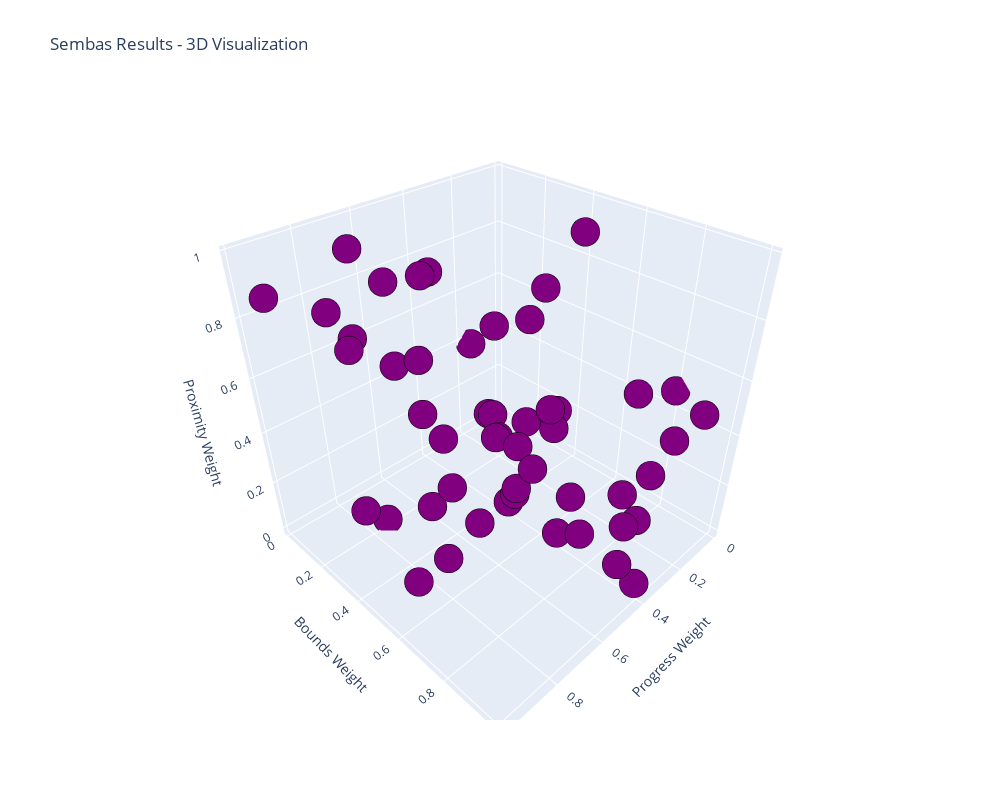
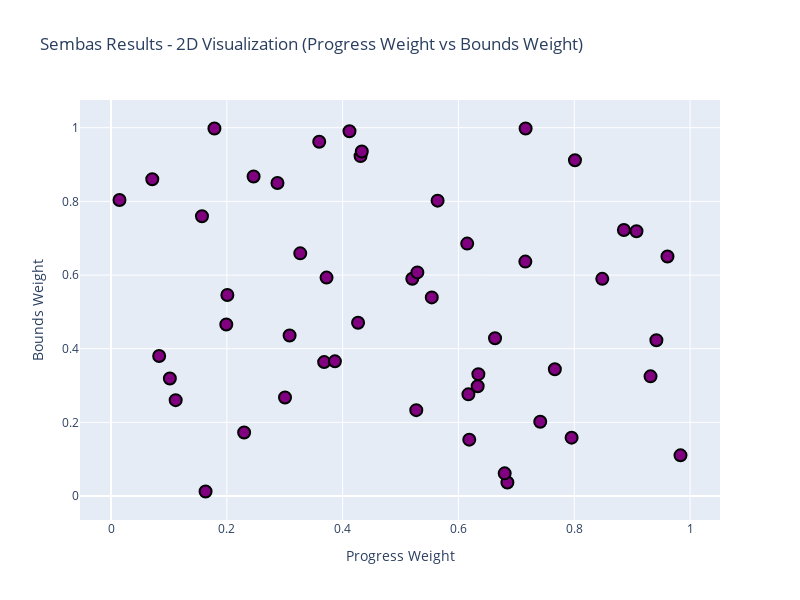
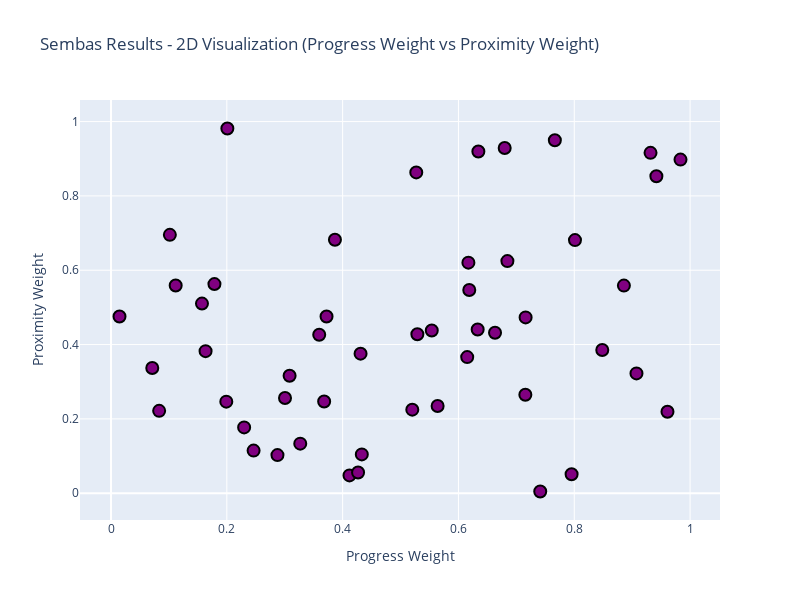
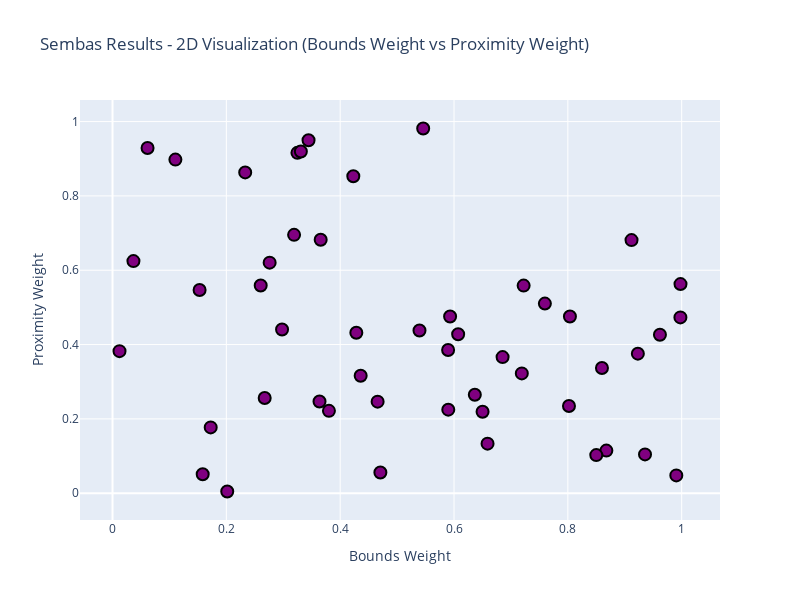

Source (notebook cell) for these figures, in order:
### Code cell
import json
import plotly.graph_objects as go

def plot_sembas_results(file):
    """
    Simple 3D scatter plot using Plotly - automatically loads results.json
    """
    # Load data from JSON file
    with open(file, 'r') as f:
        data = json.load(f)
    
    coords = data["requests"]
    results = data["results"]
    
    # Extract coordinates
    x = [pt[0] for pt in coords]
    y = [pt[1] for pt in coords]
    z = [pt[2] for pt in coords]
    
    # Create color mapping (0 = red/failed, 1 = blue/successful)
    colors = [1 if res else 0 for res in results]
    
    # Create 3D scatter plot
    fig = go.Figure(data=[go.Scatter3d(
        x=x,
        y=y,
        z=z,
        mode='markers',
        marker=dict(
            size=10,
            color=colors,
            colorscale=[[0, 'red'], [1, 'blue']],
            opacity=1.0,
            line=dict(width=2, color='black')
        ),
        text=[f'Point {i+1}<br>{"Successful" if res else "Failed"}<br>({x[i]:.2f}, {y[i]:.2f}, {z[i]:.2f})'
              for i, res in enumerate(results)],
        hoverinfo='text'
    )])
    
    # Update layout
    fig.update_layout(
        title='Sembas Results - 3D Visualization',
        scene=dict(
            xaxis_title='Progress Weight',
            yaxis_title='Bounds Weight',
            zaxis_title='Proximity Weight'
        ),
        width=1000,
        height=800
    )
    
    fig.show()

def plot_sembas_2d(file, dim1=0, dim2=1):
    """
    2D scatter plot using Plotly - extract 2 dimensions of your choosing
    
    Parameters:
    file: JSON file path
    dim1: First dimension index (0=Progress Weight, 1=Bounds Weight, 2=Proximity Weight)
    dim2: Second dimension index (0=Progress Weight, 1=Bounds Weight, 2=Proximity Weight)
    """
    # Load data from JSON file
    with open(file, 'r') as f:
        data = json.load(f)
    
    coords = data["requests"]
    results = data["results"]
    
    # Dimension labels
    dim_labels = ['Progress Weight', 'Bounds Weight', 'Proximity Weight']
    
    # Validate dimension indices
    if dim1 not in [0, 1, 2] or dim2 not in [0, 1, 2]:
        raise ValueError("Dimension indices must be 0, 1, or 2")
    
    if dim1 == dim2:
        raise ValueError("Dimension indices must be different")
    
    # Extract chosen dimensions
    x = [pt[dim1] for pt in coords]
    y = [pt[dim2] for pt in coords]
    
    # Create color mapping (0 = red/failed, 1 = blue/successful)
    colors = [1 if res else 0 for res in results]
    
    # Create 2D scatter plot
    fig = go.Figure(data=[go.Scatter(
        x=x,
        y=y,
        mode='markers',
        marker=dict(
            size=12,
            color=colors,
            colorscale=[[0, 'red'], [1, 'blue']],
            opacity=1.0,
            line=dict(width=2, color='black')
        ),
        text=[f'Point {i+1}<br>{"Successful" if res else "Failed"}<br>{dim_labels[dim1]}: {x[i]:.2f}<br>{dim_labels[dim2]}: {y[i]:.2f}'
              for i, res in enumerate(results)],
        hoverinfo='text'
    )])
    
    # Update layout
    fig.update_layout(
        title=f'Sembas Results - 2D Visualization ({dim_labels[dim1]} vs {dim_labels[dim2]})',
        xaxis_title=dim_labels[dim1],
        yaxis_title=dim_labels[dim2],
        width=800,
        height=600,
        showlegend=False
    )
    
    fig.show()

if __name__ == "__main__":
    # Example usage:

    file = 'vector_collision_test.json' # Volume: 0.11426562679262726, points: 990
    plot_sembas_results(file)  # 3D plot
    
    # 2D plots - choose any two dimensions:
    plot_sembas_2d(file, dim1=0, dim2=1)  # Progress vs Bounds
    plot_sembas_2d(file, dim1=0, dim2=2)  # Progress vs Proximity
    plot_sembas_2d(file, dim1=1, dim2=2)  # Bounds vs Proximity

### Figure 1 — Plotly figure (JSON) as saved in the notebook; plotly's stock layout.template omitted (floating-point values rounded to 4 significant figures)
{"data": [{"hoverinfo": "text", "marker": {"color": [1, 1, 1, 1, 1, 1, 1, 1, 1, 1, 1, 1, 1, 1, 1, 1, 1, 1, 1, 1, 1, 1, 1, 1, 1, 1, 1, 1, 1, 1, 1, 1, 1, 1, 1, 1, 1, 1, 1, 1, 1, 1, 1, 1, 1, 1, 1, 1, 1, 1], "colorscale": [[0, "red"], [1, "blue"]], "line": {"color": "black", "width": 2}, "opacity": 1, "size": 10}, "mode": "markers", "text": ["Point 1<br>Successful<br>(0.62, 0.15, 0.55)", "Point 2<br>Successful<br>(0.43, 0.92, 0.38)", "Point 3<br>Successful<br>(0.63, 0.30, 0.44)", "Point 4<br>Successful<br>(0.62, 0.28, 0.62)", "Point 5<br>Successful<br>(0.56, 0.80, 0.23)", "Point 6<br>Successful<br>(0.37, 0.36, 0.25)", "Point 7<br>Successful<br>(0.85, 0.59, 0.39)", "Point 8<br>Successful<br>(0.41, 0.99, 0.05)", "Point 9<br>Successful<br>(0.72, 0.64, 0.26)", "Point 10<br>Successful<br>(0.16, 0.76, 0.51)", "Point 11<br>Successful<br>(0.62, 0.69, 0.37)", "Point 12<br>Successful<br>(0.07, 0.86, 0.34)", "Point 13<br>Successful<br>(0.89, 0.72, 0.56)", "Point 14<br>Successful<br>(0.43, 0.94, 0.10)", "Point 15<br>Successful<br>(0.30, 0.27, 0.26)", "Point 16<br>Successful<br>(0.68, 0.04, 0.62)", "Point 17<br>Successful<br>(0.98, 0.11, 0.90)", "Point 18<br>Successful<br>(0.20, 0.55, 0.98)", "Point 19<br>Successful<br>(0.39, 0.37, 0.68)", "Point 20<br>Successful<br>(0.16, 0.01, 0.38)", "Point 21<br>Successful<br>(0.55, 0.54, 0.44)", "Point 22<br>Successful<br>(0.43, 0.47, 0.06)", "Point 23<br>Successful<br>(0.68, 0.06, 0.93)", "Point 24<br>Successful<br>(0.96, 0.65, 0.22)", "Point 25<br>Successful<br>(0.01, 0.80, 0.48)", "Point 26<br>Successful<br>(0.33, 0.66, 0.13)", "Point 27<br>Successful<br>(0.08, 0.38, 0.22)", "Point 28<br>Successful<br>(0.93, 0.32, 0.92)", "Point 29<br>Successful<br>(0.52, 0.59, 0.22)", "Point 30<br>Successful<br>(0.53, 0.23, 0.86)", "Point 31<br>Successful<br>(0.80, 0.16, 0.05)", "Point 32<br>Successful<br>(0.20, 0.47, 0.25)", "Point 33<br>Successful<br>(0.23, 0.17, 0.18)", "Point 34<br>Successful<br>(0.18, 1.00, 0.56)", "Point 35<br>Successful<br>(0.37, 0.59, 0.48)", "Point 36<br>Successful<br>(0.66, 0.43, 0.43)", "Point 37<br>Successful<br>(0.25, 0.87, 0.11)", "Point 38<br>Successful<br>(0.91, 0.72, 0.32)", "Point 39<br>Successful<br>(0.72, 1.00, 0.47)", "Point 40<br>Successful<br>(0.29, 0.85, 0.10)", "Point 41<br>Successful<br>(0.94, 0.42, 0.85)", "Point 42<br>Successful<br>(0.10, 0.32, 0.70)", "Point 43<br>Successful<br>(0.11, 0.26, 0.56)", "Point 44<br>Successful<br>(0.63, 0.33, 0.92)", "Point 45<br>Successful<br>(0.80, 0.91, 0.68)", "Point 46<br>Successful<br>(0.53, 0.61, 0.43)", "Point 47<br>Successful<br>(0.74, 0.20, 0.00)", "Point 48<br>Successful<br>(0.36, 0.96, 0.43)", "Point 49<br>Successful<br>(0.77, 0.34, 0.95)", "Point 50<br>Successful<br>(0.31, 0.44, 0.32)"], "type": "scatter3d", "x": [0.6187, 0.431, 0.6332, 0.6172, 0.564, 0.3681, 0.8484, 0.4118, 0.7156, 0.1571, 0.6151, 0.07126, 0.8857, 0.4331, 0.3005, 0.6845, 0.9835, 0.2009, 0.3867, 0.1633, 0.5539, 0.4267, 0.6799, 0.961, 0.01466, 0.3268, 0.08314, 0.9317, 0.5203, 0.5272, 0.7954, 0.1991, 0.2299, 0.1786, 0.3722, 0.6632, 0.2462, 0.9075, 0.716, 0.2875, 0.9418, 0.1016, 0.1117, 0.6344, 0.8013, 0.529, 0.7413, 0.3596, 0.7665, 0.3084], "y": [0.153, 0.923, 0.2979, 0.2761, 0.802, 0.3637, 0.5896, 0.9905, 0.6365, 0.7596, 0.6853, 0.8599, 0.7223, 0.9355, 0.2674, 0.03679, 0.1105, 0.5458, 0.3657, 0.01229, 0.5393, 0.4706, 0.06159, 0.6502, 0.8036, 0.6589, 0.3802, 0.3249, 0.5899, 0.2331, 0.1585, 0.4658, 0.1725, 0.9979, 0.5931, 0.4284, 0.8676, 0.7191, 0.9977, 0.8499, 0.4231, 0.319, 0.2604, 0.3309, 0.9119, 0.6073, 0.2016, 0.9618, 0.3444, 0.436], "z": [0.5467, 0.3755, 0.4406, 0.6204, 0.2348, 0.2468, 0.3855, 0.0479, 0.265, 0.5103, 0.3662, 0.3369, 0.5587, 0.1045, 0.2561, 0.6245, 0.8977, 0.9814, 0.6821, 0.3823, 0.4379, 0.0557, 0.929, 0.2191, 0.4753, 0.1334, 0.2216, 0.9159, 0.2248, 0.8632, 0.05111, 0.2464, 0.1771, 0.5627, 0.4756, 0.4316, 0.1146, 0.3224, 0.4731, 0.1025, 0.8529, 0.6952, 0.5591, 0.9193, 0.6811, 0.4277, 0.004604, 0.4266, 0.9498, 0.3159]}], "layout": {"height": 800, "scene": {"xaxis": {"title": {"text": "Progress Weight"}}, "yaxis": {"title": {"text": "Bounds Weight"}}, "zaxis": {"title": {"text": "Proximity Weight"}}}, "title": {"text": "Sembas Results - 3D Visualization"}, "width": 1000}}

### Figure 2 — Plotly figure (JSON) as saved in the notebook; plotly's stock layout.template omitted (floating-point values rounded to 4 significant figures)
{"data": [{"hoverinfo": "text", "marker": {"color": [1, 1, 1, 1, 1, 1, 1, 1, 1, 1, 1, 1, 1, 1, 1, 1, 1, 1, 1, 1, 1, 1, 1, 1, 1, 1, 1, 1, 1, 1, 1, 1, 1, 1, 1, 1, 1, 1, 1, 1, 1, 1, 1, 1, 1, 1, 1, 1, 1, 1], "colorscale": [[0, "red"], [1, "blue"]], "line": {"color": "black", "width": 2}, "opacity": 1, "size": 12}, "mode": "markers", "text": ["Point 1<br>Successful<br>Progress Weight: 0.62<br>Bounds Weight: 0.15", "Point 2<br>Successful<br>Progress Weight: 0.43<br>Bounds Weight: 0.92", "Point 3<br>Successful<br>Progress Weight: 0.63<br>Bounds Weight: 0.30", "Point 4<br>Successful<br>Progress Weight: 0.62<br>Bounds Weight: 0.28", "Point 5<br>Successful<br>Progress Weight: 0.56<br>Bounds Weight: 0.80", "Point 6<br>Successful<br>Progress Weight: 0.37<br>Bounds Weight: 0.36", "Point 7<br>Successful<br>Progress Weight: 0.85<br>Bounds Weight: 0.59", "Point 8<br>Successful<br>Progress Weight: 0.41<br>Bounds Weight: 0.99", "Point 9<br>Successful<br>Progress Weight: 0.72<br>Bounds Weight: 0.64", "Point 10<br>Successful<br>Progress Weight: 0.16<br>Bounds Weight: 0.76", "Point 11<br>Successful<br>Progress Weight: 0.62<br>Bounds Weight: 0.69", "Point 12<br>Successful<br>Progress Weight: 0.07<br>Bounds Weight: 0.86", "Point 13<br>Successful<br>Progress Weight: 0.89<br>Bounds Weight: 0.72", "Point 14<br>Successful<br>Progress Weight: 0.43<br>Bounds Weight: 0.94", "Point 15<br>Successful<br>Progress Weight: 0.30<br>Bounds Weight: 0.27", "Point 16<br>Successful<br>Progress Weight: 0.68<br>Bounds Weight: 0.04", "Point 17<br>Successful<br>Progress Weight: 0.98<br>Bounds Weight: 0.11", "Point 18<br>Successful<br>Progress Weight: 0.20<br>Bounds Weight: 0.55", "Point 19<br>Successful<br>Progress Weight: 0.39<br>Bounds Weight: 0.37", "Point 20<br>Successful<br>Progress Weight: 0.16<br>Bounds Weight: 0.01", "Point 21<br>Successful<br>Progress Weight: 0.55<br>Bounds Weight: 0.54", "Point 22<br>Successful<br>Progress Weight: 0.43<br>Bounds Weight: 0.47", "Point 23<br>Successful<br>Progress Weight: 0.68<br>Bounds Weight: 0.06", "Point 24<br>Successful<br>Progress Weight: 0.96<br>Bounds Weight: 0.65", "Point 25<br>Successful<br>Progress Weight: 0.01<br>Bounds Weight: 0.80", "Point 26<br>Successful<br>Progress Weight: 0.33<br>Bounds Weight: 0.66", "Point 27<br>Successful<br>Progress Weight: 0.08<br>Bounds Weight: 0.38", "Point 28<br>Successful<br>Progress Weight: 0.93<br>Bounds Weight: 0.32", "Point 29<br>Successful<br>Progress Weight: 0.52<br>Bounds Weight: 0.59", "Point 30<br>Successful<br>Progress Weight: 0.53<br>Bounds Weight: 0.23", "Point 31<br>Successful<br>Progress Weight: 0.80<br>Bounds Weight: 0.16", "Point 32<br>Successful<br>Progress Weight: 0.20<br>Bounds Weight: 0.47", "Point 33<br>Successful<br>Progress Weight: 0.23<br>Bounds Weight: 0.17", "Point 34<br>Successful<br>Progress Weight: 0.18<br>Bounds Weight: 1.00", "Point 35<br>Successful<br>Progress Weight: 0.37<br>Bounds Weight: 0.59", "Point 36<br>Successful<br>Progress Weight: 0.66<br>Bounds Weight: 0.43", "Point 37<br>Successful<br>Progress Weight: 0.25<br>Bounds Weight: 0.87", "Point 38<br>Successful<br>Progress Weight: 0.91<br>Bounds Weight: 0.72", "Point 39<br>Successful<br>Progress Weight: 0.72<br>Bounds Weight: 1.00", "Point 40<br>Successful<br>Progress Weight: 0.29<br>Bounds Weight: 0.85", "Point 41<br>Successful<br>Progress Weight: 0.94<br>Bounds Weight: 0.42", "Point 42<br>Successful<br>Progress Weight: 0.10<br>Bounds Weight: 0.32", "Point 43<br>Successful<br>Progress Weight: 0.11<br>Bounds Weight: 0.26", "Point 44<br>Successful<br>Progress Weight: 0.63<br>Bounds Weight: 0.33", "Point 45<br>Successful<br>Progress Weight: 0.80<br>Bounds Weight: 0.91", "Point 46<br>Successful<br>Progress Weight: 0.53<br>Bounds Weight: 0.61", "Point 47<br>Successful<br>Progress Weight: 0.74<br>Bounds Weight: 0.20", "Point 48<br>Successful<br>Progress Weight: 0.36<br>Bounds Weight: 0.96", "Point 49<br>Successful<br>Progress Weight: 0.77<br>Bounds Weight: 0.34", "Point 50<br>Successful<br>Progress Weight: 0.31<br>Bounds Weight: 0.44"], "type": "scatter", "x": [0.6187, 0.431, 0.6332, 0.6172, 0.564, 0.3681, 0.8484, 0.4118, 0.7156, 0.1571, 0.6151, 0.07126, 0.8857, 0.4331, 0.3005, 0.6845, 0.9835, 0.2009, 0.3867, 0.1633, 0.5539, 0.4267, 0.6799, 0.961, 0.01466, 0.3268, 0.08314, 0.9317, 0.5203, 0.5272, 0.7954, 0.1991, 0.2299, 0.1786, 0.3722, 0.6632, 0.2462, 0.9075, 0.716, 0.2875, 0.9418, 0.1016, 0.1117, 0.6344, 0.8013, 0.529, 0.7413, 0.3596, 0.7665, 0.3084], "y": [0.153, 0.923, 0.2979, 0.2761, 0.802, 0.3637, 0.5896, 0.9905, 0.6365, 0.7596, 0.6853, 0.8599, 0.7223, 0.9355, 0.2674, 0.03679, 0.1105, 0.5458, 0.3657, 0.01229, 0.5393, 0.4706, 0.06159, 0.6502, 0.8036, 0.6589, 0.3802, 0.3249, 0.5899, 0.2331, 0.1585, 0.4658, 0.1725, 0.9979, 0.5931, 0.4284, 0.8676, 0.7191, 0.9977, 0.8499, 0.4231, 0.319, 0.2604, 0.3309, 0.9119, 0.6073, 0.2016, 0.9618, 0.3444, 0.436]}], "layout": {"height": 600, "showlegend": false, "title": {"text": "Sembas Results - 2D Visualization (Progress Weight vs Bounds Weight)"}, "width": 800, "xaxis": {"title": {"text": "Progress Weight"}}, "yaxis": {"title": {"text": "Bounds Weight"}}}}

### Figure 3 — Plotly figure (JSON) as saved in the notebook; plotly's stock layout.template omitted (floating-point values rounded to 4 significant figures)
{"data": [{"hoverinfo": "text", "marker": {"color": [1, 1, 1, 1, 1, 1, 1, 1, 1, 1, 1, 1, 1, 1, 1, 1, 1, 1, 1, 1, 1, 1, 1, 1, 1, 1, 1, 1, 1, 1, 1, 1, 1, 1, 1, 1, 1, 1, 1, 1, 1, 1, 1, 1, 1, 1, 1, 1, 1, 1], "colorscale": [[0, "red"], [1, "blue"]], "line": {"color": "black", "width": 2}, "opacity": 1, "size": 12}, "mode": "markers", "text": ["Point 1<br>Successful<br>Progress Weight: 0.62<br>Proximity Weight: 0.55", "Point 2<br>Successful<br>Progress Weight: 0.43<br>Proximity Weight: 0.38", "Point 3<br>Successful<br>Progress Weight: 0.63<br>Proximity Weight: 0.44", "Point 4<br>Successful<br>Progress Weight: 0.62<br>Proximity Weight: 0.62", "Point 5<br>Successful<br>Progress Weight: 0.56<br>Proximity Weight: 0.23", "Point 6<br>Successful<br>Progress Weight: 0.37<br>Proximity Weight: 0.25", "Point 7<br>Successful<br>Progress Weight: 0.85<br>Proximity Weight: 0.39", "Point 8<br>Successful<br>Progress Weight: 0.41<br>Proximity Weight: 0.05", "Point 9<br>Successful<br>Progress Weight: 0.72<br>Proximity Weight: 0.26", "Point 10<br>Successful<br>Progress Weight: 0.16<br>Proximity Weight: 0.51", "Point 11<br>Successful<br>Progress Weight: 0.62<br>Proximity Weight: 0.37", "Point 12<br>Successful<br>Progress Weight: 0.07<br>Proximity Weight: 0.34", "Point 13<br>Successful<br>Progress Weight: 0.89<br>Proximity Weight: 0.56", "Point 14<br>Successful<br>Progress Weight: 0.43<br>Proximity Weight: 0.10", "Point 15<br>Successful<br>Progress Weight: 0.30<br>Proximity Weight: 0.26", "Point 16<br>Successful<br>Progress Weight: 0.68<br>Proximity Weight: 0.62", "Point 17<br>Successful<br>Progress Weight: 0.98<br>Proximity Weight: 0.90", "Point 18<br>Successful<br>Progress Weight: 0.20<br>Proximity Weight: 0.98", "Point 19<br>Successful<br>Progress Weight: 0.39<br>Proximity Weight: 0.68", "Point 20<br>Successful<br>Progress Weight: 0.16<br>Proximity Weight: 0.38", "Point 21<br>Successful<br>Progress Weight: 0.55<br>Proximity Weight: 0.44", "Point 22<br>Successful<br>Progress Weight: 0.43<br>Proximity Weight: 0.06", "Point 23<br>Successful<br>Progress Weight: 0.68<br>Proximity Weight: 0.93", "Point 24<br>Successful<br>Progress Weight: 0.96<br>Proximity Weight: 0.22", "Point 25<br>Successful<br>Progress Weight: 0.01<br>Proximity Weight: 0.48", "Point 26<br>Successful<br>Progress Weight: 0.33<br>Proximity Weight: 0.13", "Point 27<br>Successful<br>Progress Weight: 0.08<br>Proximity Weight: 0.22", "Point 28<br>Successful<br>Progress Weight: 0.93<br>Proximity Weight: 0.92", "Point 29<br>Successful<br>Progress Weight: 0.52<br>Proximity Weight: 0.22", "Point 30<br>Successful<br>Progress Weight: 0.53<br>Proximity Weight: 0.86", "Point 31<br>Successful<br>Progress Weight: 0.80<br>Proximity Weight: 0.05", "Point 32<br>Successful<br>Progress Weight: 0.20<br>Proximity Weight: 0.25", "Point 33<br>Successful<br>Progress Weight: 0.23<br>Proximity Weight: 0.18", "Point 34<br>Successful<br>Progress Weight: 0.18<br>Proximity Weight: 0.56", "Point 35<br>Successful<br>Progress Weight: 0.37<br>Proximity Weight: 0.48", "Point 36<br>Successful<br>Progress Weight: 0.66<br>Proximity Weight: 0.43", "Point 37<br>Successful<br>Progress Weight: 0.25<br>Proximity Weight: 0.11", "Point 38<br>Successful<br>Progress Weight: 0.91<br>Proximity Weight: 0.32", "Point 39<br>Successful<br>Progress Weight: 0.72<br>Proximity Weight: 0.47", "Point 40<br>Successful<br>Progress Weight: 0.29<br>Proximity Weight: 0.10", "Point 41<br>Successful<br>Progress Weight: 0.94<br>Proximity Weight: 0.85", "Point 42<br>Successful<br>Progress Weight: 0.10<br>Proximity Weight: 0.70", "Point 43<br>Successful<br>Progress Weight: 0.11<br>Proximity Weight: 0.56", "Point 44<br>Successful<br>Progress Weight: 0.63<br>Proximity Weight: 0.92", "Point 45<br>Successful<br>Progress Weight: 0.80<br>Proximity Weight: 0.68", "Point 46<br>Successful<br>Progress Weight: 0.53<br>Proximity Weight: 0.43", "Point 47<br>Successful<br>Progress Weight: 0.74<br>Proximity Weight: 0.00", "Point 48<br>Successful<br>Progress Weight: 0.36<br>Proximity Weight: 0.43", "Point 49<br>Successful<br>Progress Weight: 0.77<br>Proximity Weight: 0.95", "Point 50<br>Successful<br>Progress Weight: 0.31<br>Proximity Weight: 0.32"], "type": "scatter", "x": [0.6187, 0.431, 0.6332, 0.6172, 0.564, 0.3681, 0.8484, 0.4118, 0.7156, 0.1571, 0.6151, 0.07126, 0.8857, 0.4331, 0.3005, 0.6845, 0.9835, 0.2009, 0.3867, 0.1633, 0.5539, 0.4267, 0.6799, 0.961, 0.01466, 0.3268, 0.08314, 0.9317, 0.5203, 0.5272, 0.7954, 0.1991, 0.2299, 0.1786, 0.3722, 0.6632, 0.2462, 0.9075, 0.716, 0.2875, 0.9418, 0.1016, 0.1117, 0.6344, 0.8013, 0.529, 0.7413, 0.3596, 0.7665, 0.3084], "y": [0.5467, 0.3755, 0.4406, 0.6204, 0.2348, 0.2468, 0.3855, 0.0479, 0.265, 0.5103, 0.3662, 0.3369, 0.5587, 0.1045, 0.2561, 0.6245, 0.8977, 0.9814, 0.6821, 0.3823, 0.4379, 0.0557, 0.929, 0.2191, 0.4753, 0.1334, 0.2216, 0.9159, 0.2248, 0.8632, 0.05111, 0.2464, 0.1771, 0.5627, 0.4756, 0.4316, 0.1146, 0.3224, 0.4731, 0.1025, 0.8529, 0.6952, 0.5591, 0.9193, 0.6811, 0.4277, 0.004604, 0.4266, 0.9498, 0.3159]}], "layout": {"height": 600, "showlegend": false, "title": {"text": "Sembas Results - 2D Visualization (Progress Weight vs Proximity Weight)"}, "width": 800, "xaxis": {"title": {"text": "Progress Weight"}}, "yaxis": {"title": {"text": "Proximity Weight"}}}}

### Figure 4 — Plotly figure (JSON) as saved in the notebook; plotly's stock layout.template omitted (floating-point values rounded to 4 significant figures)
{"data": [{"hoverinfo": "text", "marker": {"color": [1, 1, 1, 1, 1, 1, 1, 1, 1, 1, 1, 1, 1, 1, 1, 1, 1, 1, 1, 1, 1, 1, 1, 1, 1, 1, 1, 1, 1, 1, 1, 1, 1, 1, 1, 1, 1, 1, 1, 1, 1, 1, 1, 1, 1, 1, 1, 1, 1, 1], "colorscale": [[0, "red"], [1, "blue"]], "line": {"color": "black", "width": 2}, "opacity": 1, "size": 12}, "mode": "markers", "text": ["Point 1<br>Successful<br>Bounds Weight: 0.15<br>Proximity Weight: 0.55", "Point 2<br>Successful<br>Bounds Weight: 0.92<br>Proximity Weight: 0.38", "Point 3<br>Successful<br>Bounds Weight: 0.30<br>Proximity Weight: 0.44", "Point 4<br>Successful<br>Bounds Weight: 0.28<br>Proximity Weight: 0.62", "Point 5<br>Successful<br>Bounds Weight: 0.80<br>Proximity Weight: 0.23", "Point 6<br>Successful<br>Bounds Weight: 0.36<br>Proximity Weight: 0.25", "Point 7<br>Successful<br>Bounds Weight: 0.59<br>Proximity Weight: 0.39", "Point 8<br>Successful<br>Bounds Weight: 0.99<br>Proximity Weight: 0.05", "Point 9<br>Successful<br>Bounds Weight: 0.64<br>Proximity Weight: 0.26", "Point 10<br>Successful<br>Bounds Weight: 0.76<br>Proximity Weight: 0.51", "Point 11<br>Successful<br>Bounds Weight: 0.69<br>Proximity Weight: 0.37", "Point 12<br>Successful<br>Bounds Weight: 0.86<br>Proximity Weight: 0.34", "Point 13<br>Successful<br>Bounds Weight: 0.72<br>Proximity Weight: 0.56", "Point 14<br>Successful<br>Bounds Weight: 0.94<br>Proximity Weight: 0.10", "Point 15<br>Successful<br>Bounds Weight: 0.27<br>Proximity Weight: 0.26", "Point 16<br>Successful<br>Bounds Weight: 0.04<br>Proximity Weight: 0.62", "Point 17<br>Successful<br>Bounds Weight: 0.11<br>Proximity Weight: 0.90", "Point 18<br>Successful<br>Bounds Weight: 0.55<br>Proximity Weight: 0.98", "Point 19<br>Successful<br>Bounds Weight: 0.37<br>Proximity Weight: 0.68", "Point 20<br>Successful<br>Bounds Weight: 0.01<br>Proximity Weight: 0.38", "Point 21<br>Successful<br>Bounds Weight: 0.54<br>Proximity Weight: 0.44", "Point 22<br>Successful<br>Bounds Weight: 0.47<br>Proximity Weight: 0.06", "Point 23<br>Successful<br>Bounds Weight: 0.06<br>Proximity Weight: 0.93", "Point 24<br>Successful<br>Bounds Weight: 0.65<br>Proximity Weight: 0.22", "Point 25<br>Successful<br>Bounds Weight: 0.80<br>Proximity Weight: 0.48", "Point 26<br>Successful<br>Bounds Weight: 0.66<br>Proximity Weight: 0.13", "Point 27<br>Successful<br>Bounds Weight: 0.38<br>Proximity Weight: 0.22", "Point 28<br>Successful<br>Bounds Weight: 0.32<br>Proximity Weight: 0.92", "Point 29<br>Successful<br>Bounds Weight: 0.59<br>Proximity Weight: 0.22", "Point 30<br>Successful<br>Bounds Weight: 0.23<br>Proximity Weight: 0.86", "Point 31<br>Successful<br>Bounds Weight: 0.16<br>Proximity Weight: 0.05", "Point 32<br>Successful<br>Bounds Weight: 0.47<br>Proximity Weight: 0.25", "Point 33<br>Successful<br>Bounds Weight: 0.17<br>Proximity Weight: 0.18", "Point 34<br>Successful<br>Bounds Weight: 1.00<br>Proximity Weight: 0.56", "Point 35<br>Successful<br>Bounds Weight: 0.59<br>Proximity Weight: 0.48", "Point 36<br>Successful<br>Bounds Weight: 0.43<br>Proximity Weight: 0.43", "Point 37<br>Successful<br>Bounds Weight: 0.87<br>Proximity Weight: 0.11", "Point 38<br>Successful<br>Bounds Weight: 0.72<br>Proximity Weight: 0.32", "Point 39<br>Successful<br>Bounds Weight: 1.00<br>Proximity Weight: 0.47", "Point 40<br>Successful<br>Bounds Weight: 0.85<br>Proximity Weight: 0.10", "Point 41<br>Successful<br>Bounds Weight: 0.42<br>Proximity Weight: 0.85", "Point 42<br>Successful<br>Bounds Weight: 0.32<br>Proximity Weight: 0.70", "Point 43<br>Successful<br>Bounds Weight: 0.26<br>Proximity Weight: 0.56", "Point 44<br>Successful<br>Bounds Weight: 0.33<br>Proximity Weight: 0.92", "Point 45<br>Successful<br>Bounds Weight: 0.91<br>Proximity Weight: 0.68", "Point 46<br>Successful<br>Bounds Weight: 0.61<br>Proximity Weight: 0.43", "Point 47<br>Successful<br>Bounds Weight: 0.20<br>Proximity Weight: 0.00", "Point 48<br>Successful<br>Bounds Weight: 0.96<br>Proximity Weight: 0.43", "Point 49<br>Successful<br>Bounds Weight: 0.34<br>Proximity Weight: 0.95", "Point 50<br>Successful<br>Bounds Weight: 0.44<br>Proximity Weight: 0.32"], "type": "scatter", "x": [0.153, 0.923, 0.2979, 0.2761, 0.802, 0.3637, 0.5896, 0.9905, 0.6365, 0.7596, 0.6853, 0.8599, 0.7223, 0.9355, 0.2674, 0.03679, 0.1105, 0.5458, 0.3657, 0.01229, 0.5393, 0.4706, 0.06159, 0.6502, 0.8036, 0.6589, 0.3802, 0.3249, 0.5899, 0.2331, 0.1585, 0.4658, 0.1725, 0.9979, 0.5931, 0.4284, 0.8676, 0.7191, 0.9977, 0.8499, 0.4231, 0.319, 0.2604, 0.3309, 0.9119, 0.6073, 0.2016, 0.9618, 0.3444, 0.436], "y": [0.5467, 0.3755, 0.4406, 0.6204, 0.2348, 0.2468, 0.3855, 0.0479, 0.265, 0.5103, 0.3662, 0.3369, 0.5587, 0.1045, 0.2561, 0.6245, 0.8977, 0.9814, 0.6821, 0.3823, 0.4379, 0.0557, 0.929, 0.2191, 0.4753, 0.1334, 0.2216, 0.9159, 0.2248, 0.8632, 0.05111, 0.2464, 0.1771, 0.5627, 0.4756, 0.4316, 0.1146, 0.3224, 0.4731, 0.1025, 0.8529, 0.6952, 0.5591, 0.9193, 0.6811, 0.4277, 0.004604, 0.4266, 0.9498, 0.3159]}], "layout": {"height": 600, "showlegend": false, "title": {"text": "Sembas Results - 2D Visualization (Bounds Weight vs Proximity Weight)"}, "width": 800, "xaxis": {"title": {"text": "Bounds Weight"}}, "yaxis": {"title": {"text": "Proximity Weight"}}}}
